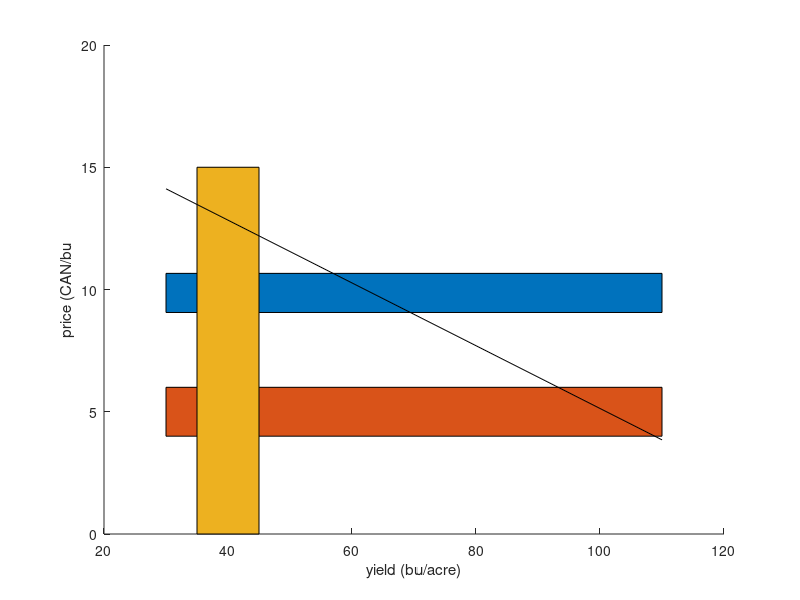

The MATLAB script that drew this image:
% Creates Plot of costs per acre and revenue per acre
% author: Jean-David Rousseau
% version 1.0
% since July 4th 2019



estimated_cost_acre = 423.58;


yield_acre = [30 110]; % bushels per acre
price_bushel = [1 12]; % sell price per bushel
breakeven_price = estimated_cost_acre./yield_acre;

grade_1_price = [9.06 10.66];
grade_24_price = [4 6];

usual_yield = [35 45];

figure 
hold on
area([30 110], [grade_1_price(2), grade_1_price(2)], grade_1_price(1));
area([30 110], [grade_24_price(2), grade_24_price(2)], grade_24_price(1));
area(usual_yield,[15 15], 0);
hold on
plot(yield_acre, breakeven_price, 'k')
xlabel('yield (bu/acre)')
ylabel('price (CAN/bu')

% Basic Economic Model Based on 
% https://www.gov.mb.ca/agriculture/farm-management/production-economics/pubs/cop-crop-production.pdf
% Gross Revenue = Price per unit x Yield per acre (eg. wheat: $6.75/bu x 55bu/ac = $371.25/ac)
% Net Profit = Gross Revenue - Total Cost (eg. wheat: $371.25 gross revenue - $384.3 total cost = $-13.05 per acre)
% Operating Expense Ratio = (Operating Cost / Gross Revenue) x 100 (eg. wheat: $224.16 operating expense / $384.3 total cost = 60.4%)
% $ Revenue Per $ Cost = Gross Revenue / Total Cost (eg. wheat: $371.25 gross revenue / $384.3 total cost = $0.97)
% Return on Investment (ROI) = (Gross Revenue - Total Cost) / Total Cost (eg. wheat: ($371.25 gross revenue-$384.3 total cost) /$384.3 total cost = -3.4%)
% Estimated Return on Asset (ROA) = (Margin Over Operating - Labour - Machinery Depreciation) / (Land Investment Cost + Machinery Investment Cost)
%  (eg. wheat: ($147.09 margin - $26.40 labour - $66.65 dep.) / ($2950 land cost + $682.20 conv. machinery + $86.00 special crop. mach.) = 1.45%)
% Breakeven Price = Cost / Target Yield (eg. wheat cost $384.30 / 55 bu = $6.99 per bu)
% Breakeven Yield = Cost / Target Price per Unit (eg. wheat cost $384.30 / $6.75 bu = 56.9 bu)
% Breakeven Yield Risk Ratio = (Target Yield per Acre / Breakeven Yield) x 100 (eg. wheat yield 55 bu/ac / 56.9 bu BE = 97 %)
% AgriInsurance Risk Ratio = (AgriInsurance Coverage / Operating Cost) x 100 (eg. wheat coverage $274.00/ac / $224.16 operating expense = 122 %)

% 10.66	9.06 High price/ Low price of grade 1 canola per bushel https://www.saskcropinsurance.com/ci/prices/
% 2018 bushel per acre = 39.8